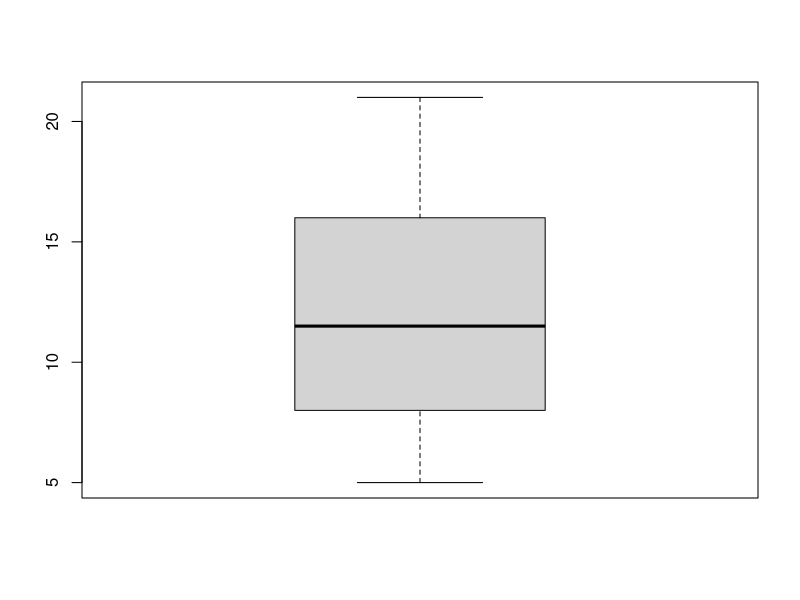
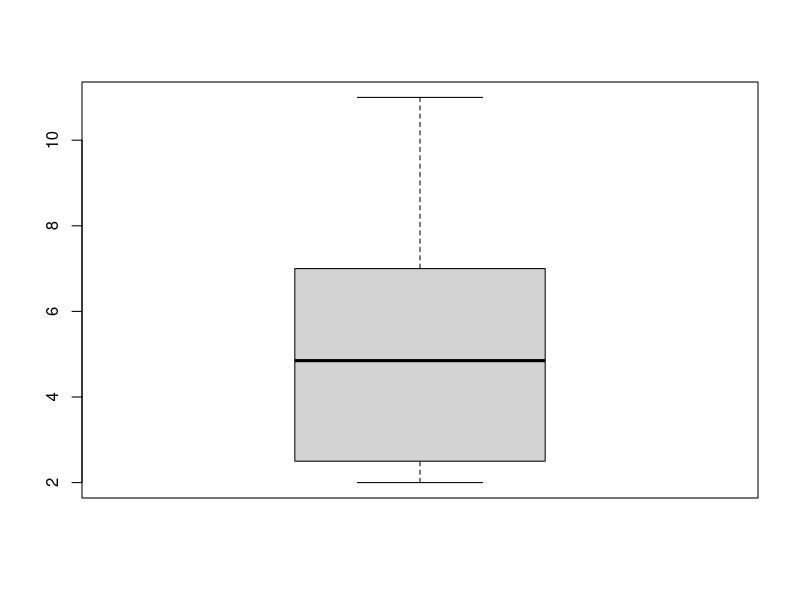
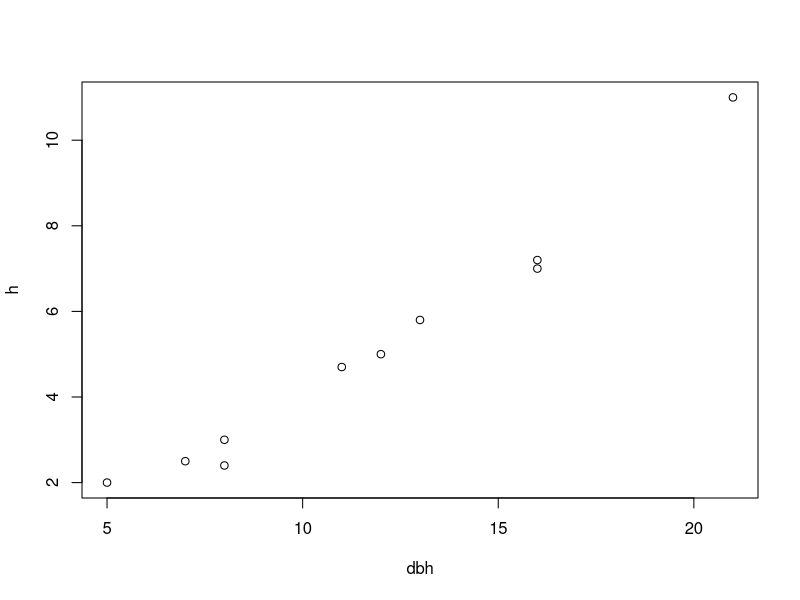
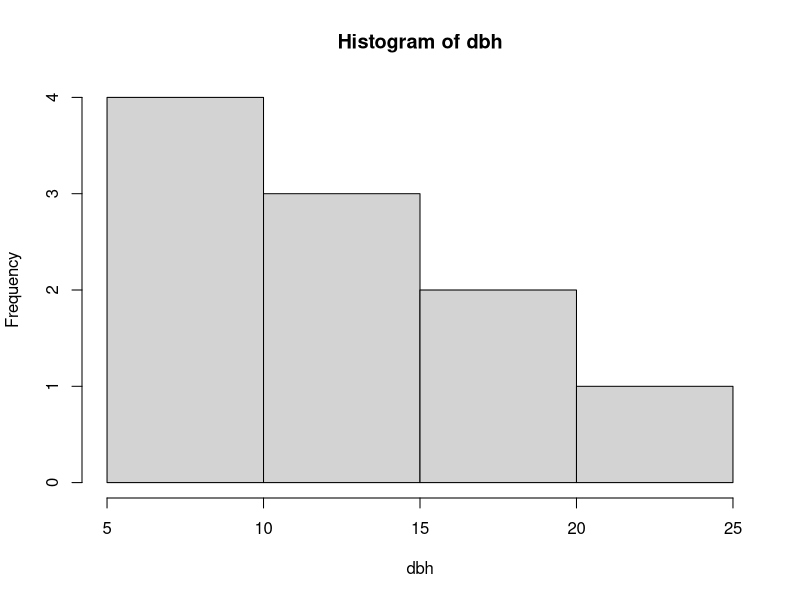
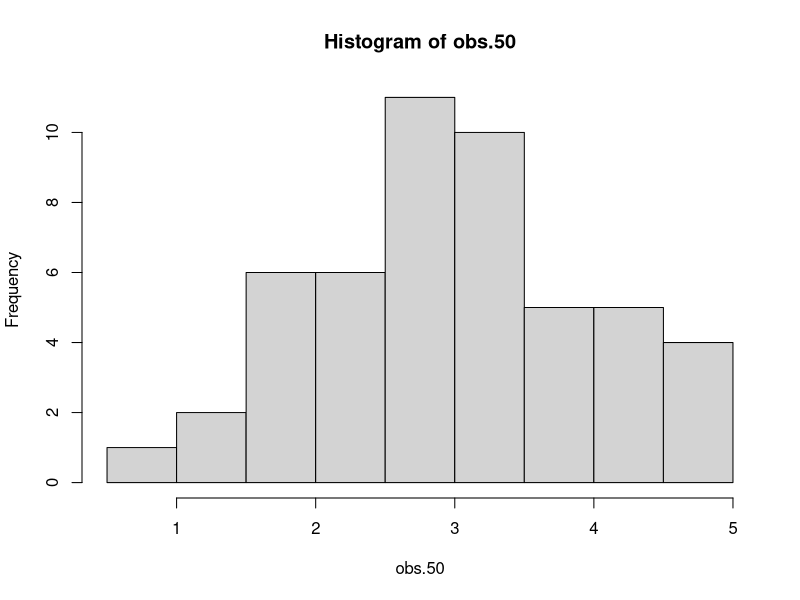
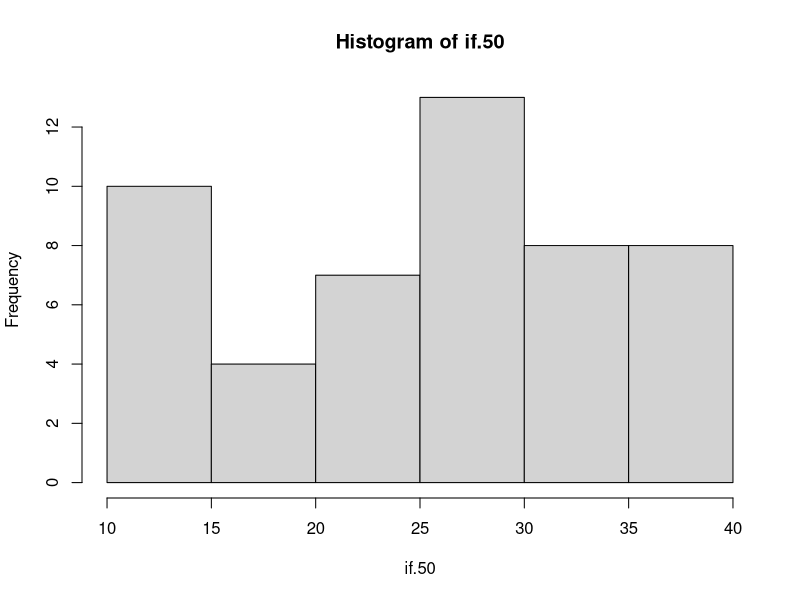
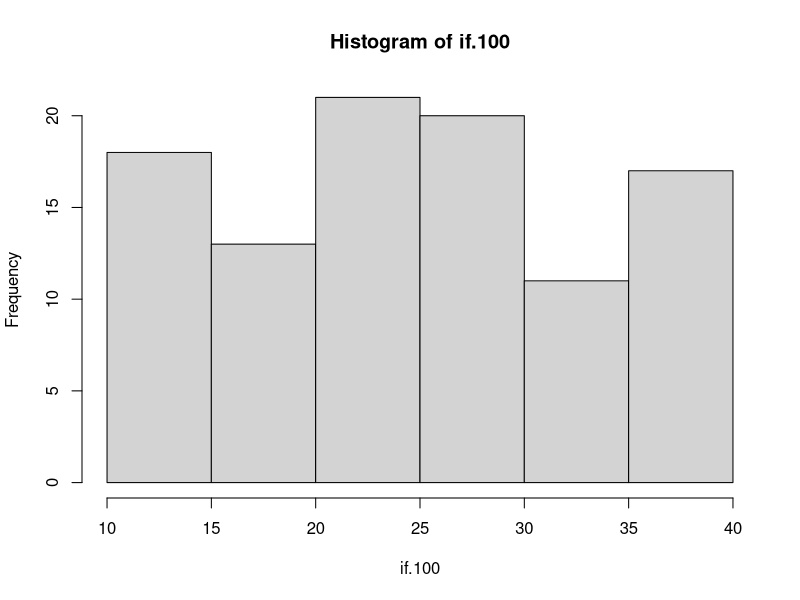
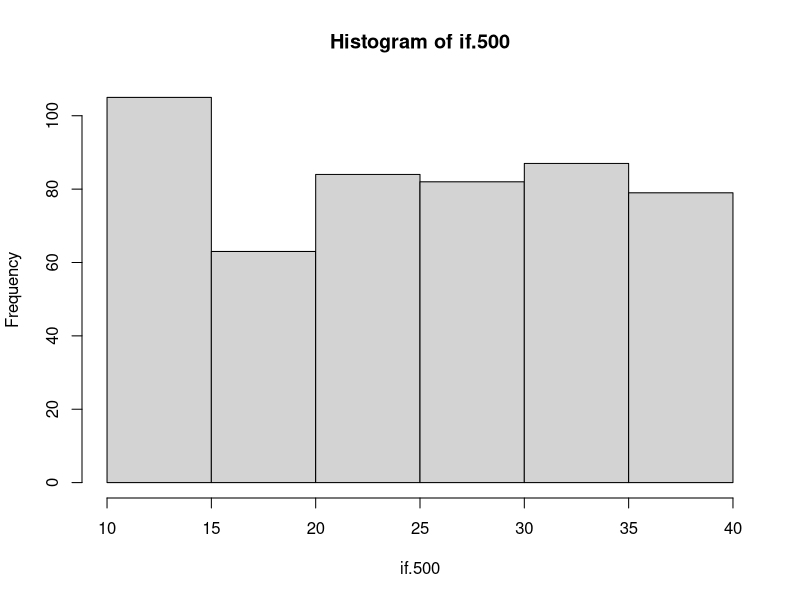

Write the R code that produced these figures, in order.
#Jonathan Abelardo Mata Hernandez 
#09/02/2023

#sesion 1 Estadisticas descriptivas 

# Primera sesión  ---------------------------------------------------------

dbh <- 15
h <- 8

#multiplicación 

dbh * h

log(dbh)

dbh <-  c(12, 8, 7,5 , 11, 13, 16, 21, 8, 16)
h <- c(5, 3, 2.5,2, 4.7, 5.8, 7, 11, 2.4, 7.2)

dbh*h

#boxplot

boxplot(dbh)
boxplot(h)
plot(dbh,h)
hist(dbh)


?rnorm

set.seed(13)
obs.50 <- rnorm(50, mean = 3)
obs.50
hist(obs.50)

set.seed(13)
if.50 <- runif(50, min = 10, max = 40)
hist(if.50)

set.seed(13)
if.100 <- runif(100, min = 10, max = 40)
hist(if.100)

if.500 <- runif(500, min = 10, max = 40)
hist(if.500)

if.1000 <- runif(1000, min = 10, max = 40)
hist(if.1000)



